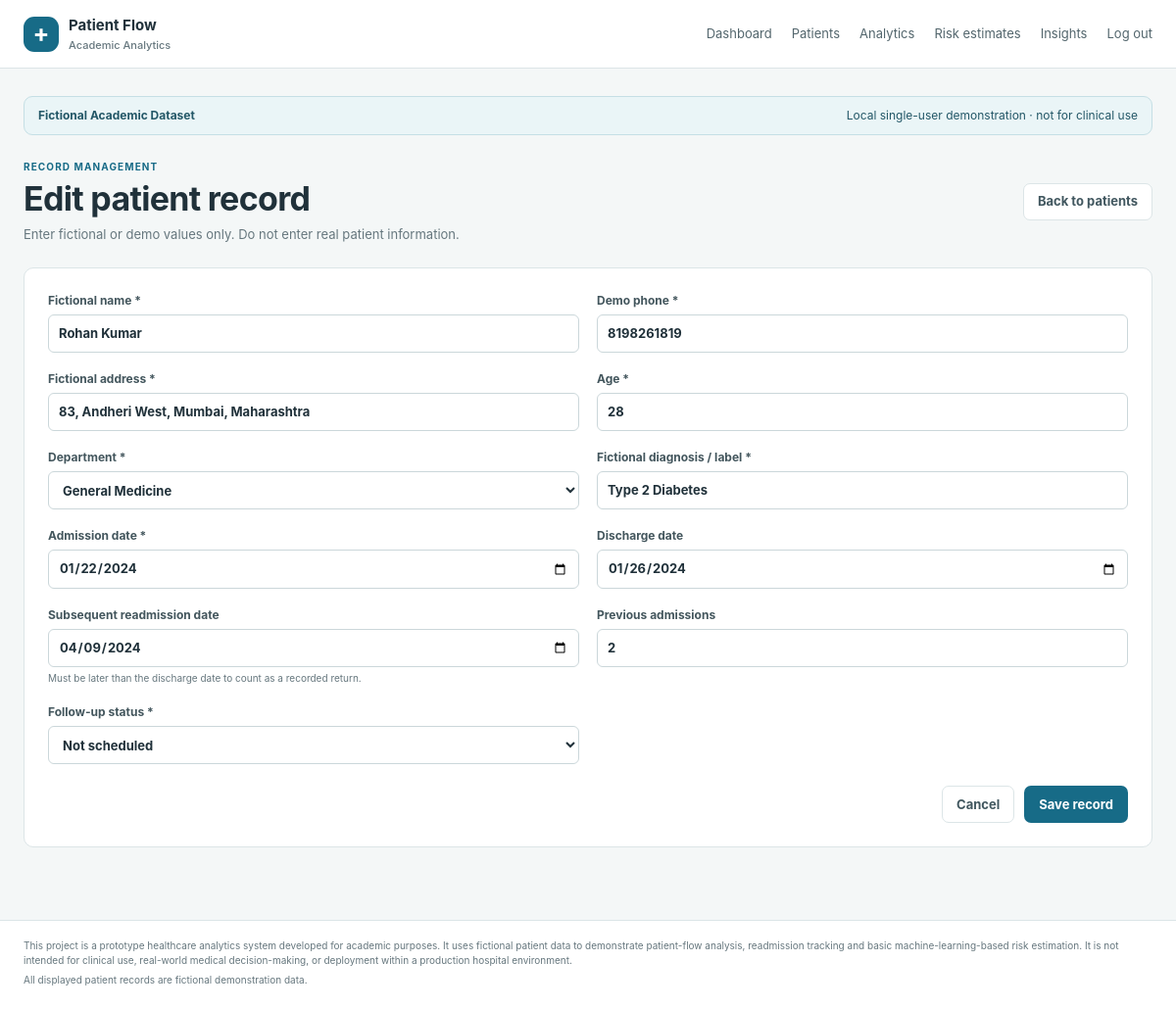
Screenshot of /patients/2/edit (signed in) with the database file from the repository.
### tables this page shows
CREATE TABLE patients (
            id INTEGER PRIMARY KEY AUTOINCREMENT,
            name TEXT NOT NULL,
            phone TEXT NOT NULL,
            address TEXT NOT NULL,
            age INTEGER NOT NULL CHECK (age BETWEEN 0 AND 120),
            department TEXT NOT NULL,
            diagnosis TEXT NOT NULL,
            admission_date TEXT NOT NULL,
            discharge_date TEXT,
            readmission_date TEXT,
            previous_admissions INTEGER NOT NULL DEFAULT 0 CHECK (previous_admissions >= 0),
            follow_up_status TEXT NOT NULL
        );

### app.py (the view, shortened to what this page needs)
@app.route("/patients/<int:patient_id>/edit", methods=["GET", "POST"])
@login_required
def patient_edit(patient_id):
    patient = get_patient(patient_id)
    values = form_values() if request.method == "POST" else patient
    return render_template(
        "patient_form.html", patient=values, departments=DEPARTMENTS,
        follow_up_statuses=FOLLOW_UP_STATUSES, mode="Edit",
    )

### app.py (called while the page is built)
def get_db():
    if "db" not in g:
        g.db = sqlite3.connect(DATABASE)
        g.db.row_factory = sqlite3.Row
    return g.db

def patient_dict(row):
    patient = dict(row)
    admission = date.fromisoformat(patient["admission_date"])
    discharge = patient["discharge_date"]
    patient["length_of_stay"] = (
        (date.fromisoformat(discharge) - admission).days if discharge else None
    )
    return patient

def get_patient(patient_id):
    row = get_db().execute("SELECT * FROM patients WHERE id = ?", (patient_id,)).fetchone()
    if row is None:
        abort(404)
    return patient_dict(row)

def login_required(view):
    @wraps(view)
    def wrapped_view(*args, **kwargs):
        if not session.get("logged_in"):
            return redirect(url_for("login", next=request.path))
        return view(*args, **kwargs)
    return wrapped_view

@app.context_processor
def template_context():
    return {"project_boundary": PROJECT_BOUNDARY}

### templates/patient_form.html (shortened to what this page needs)
{% extends "base.html" %}
{% block content %}
<div class="page-heading"><div><p class="eyebrow">RECORD MANAGEMENT</p><h1>{{ mode }} patient record</h1><p class="muted">Enter fictional or demo values only. Do not enter real patient information.</p></div><a class="button secondary" href="{{ url_for('patients_page') }}">Back to patients</a></div>
<form method="post" class="panel patient-form">
  <div class="form-grid">
    <label>Fictional name *<input name="name" value="{{ patient.get('name', '') }}" required maxlength="100"></label>
    <label>Demo phone *<input name="phone" value="{{ patient.get('phone', '') }}" placeholder="555-0100" required maxlength="30"></label>
    <label>Fictional address *<input name="address" value="{{ patient.get('address', '') }}" required maxlength="160"></label>
    <label>Age *<input type="number" name="age" min="0" max="120" value="{{ patient.get('age', '') }}" required></label>
    <label>Department *<select name="department" required><option value="">Choose department</option>{% for item in departments %}<option value="{{ item }}" {% if patient.get('department') == item %}selected{% endif %}>{{ item }}</option>{% endfor %}</select></label>
    <label>Fictional diagnosis / label *<input name="diagnosis" value="{{ patient.get('diagnosis', '') }}" required maxlength="120"></label>
    <label>Admission date *<input type="date" name="admission_date" value="{{ patient.get('admission_date', '') }}" required></label>
    <label>Discharge date<input type="date" name="discharge_date" value="{{ patient.get('discharge_date') or '' }}"></label>
    <label>Subsequent readmission date<input type="date" name="readmission_date" value="{{ patient.get('readmission_date') or '' }}"><small>Must be later than the discharge date to count as a recorded return.</small></label>
    <label>Previous admissions<input type="number" name="previous_admissions" min="0" value="{{ patient.get('previous_admissions', 0) }}"></label>
    <label>Follow-up status *<select name="follow_up_status" required><option value="">Choose status</option>{% for item in follow_up_statuses %}<option value="{{ item }}" {% if patient.get('follow_up_status') == item %}selected{% endif %}>{{ item }}</option>{% endfor %}</select></label>
  </div>
  <div class="form-actions"><a class="button secondary" href="{{ url_for('patients_page') }}">Cancel</a><button class="button primary" type="submit">Save record</button></div>
</form>
{% endblock %}

### static/css/style.css (style rules this page uses)
:root { color-scheme: light; --ink: #20313a; --muted: #66777e; --line: #dce5e7; --paper: #f4f7f7; --white: #fff; --teal: #176b87; --teal-dark: #10566c; --orange: #de8246; --green: #477a56; --red: #a13f37; font-family: Inter, "Segoe UI", Arial, sans-serif; }
* { box-sizing: border-box; }
body { margin: 0; color: var(--ink); background: var(--paper); font-size: 15px; line-height: 1.5; }
a { color: var(--teal); }
.page-heading { display: flex; justify-content: space-between; align-items: center; gap: 20px; margin: 8px 0 24px; }
h1, h2, p { margin-top: 0; }
h1 { font-size: clamp(26px, 4vw, 34px); letter-spacing: -.7px; margin-bottom: 5px; line-height: 1.2; }
.eyebrow { margin-bottom: 5px; font-size: 10px; font-weight: 750; letter-spacing: 1.1px; color: var(--teal); }
.muted, .panel-heading p { color: var(--muted); font-size: 13px; }
.page-heading .muted { margin: 6px 0 0; }
.button { min-height: 38px; display: inline-flex; align-items: center; justify-content: center; border: 1px solid transparent; border-radius: 7px; padding: 8px 14px; text-decoration: none; font: inherit; font-size: 13px; font-weight: 650; cursor: pointer; white-space: nowrap; }
.button.primary { background: var(--teal); color: white; }
.button.secondary { color: #41575f; background: white; border-color: var(--line); }
.panel { background: white; border: 1px solid var(--line); border-radius: 10px; padding: 20px; margin-bottom: 18px; }
label { display: block; font-size: 12px; font-weight: 650; color: #43565d; }
input, select { display: block; width: 100%; min-height: 39px; margin-top: 5px; border: 1px solid #cbd7da; border-radius: 6px; background: white; padding: 8px 10px; color: var(--ink); font: inherit; font-size: 13px; }
.patient-form { padding: 24px; }
.form-grid { display: grid; grid-template-columns: repeat(2, 1fr); gap: 18px; }
.form-grid label small { display: block; margin-top: 4px; color: var(--muted); font-weight: 400; }
.form-actions, .heading-actions { display: flex; align-items: center; justify-content: flex-end; gap: 10px; margin-top: 22px; }
.form-actions a { text-decoration: none; }

### rows the page displays
patients: name "Rohan Kumar", phone "8198261819", address "83, Andheri West, Mumbai, Maharashtra", department "General Medicine", diagnosis "Type 2 Diabetes", admission_date "01/22/2024", discharge_date "01/26/2024", readmission_date "04/09/2024", follow_up_status "Not scheduled"

### other values shown
{{ mode }} "Edit"
